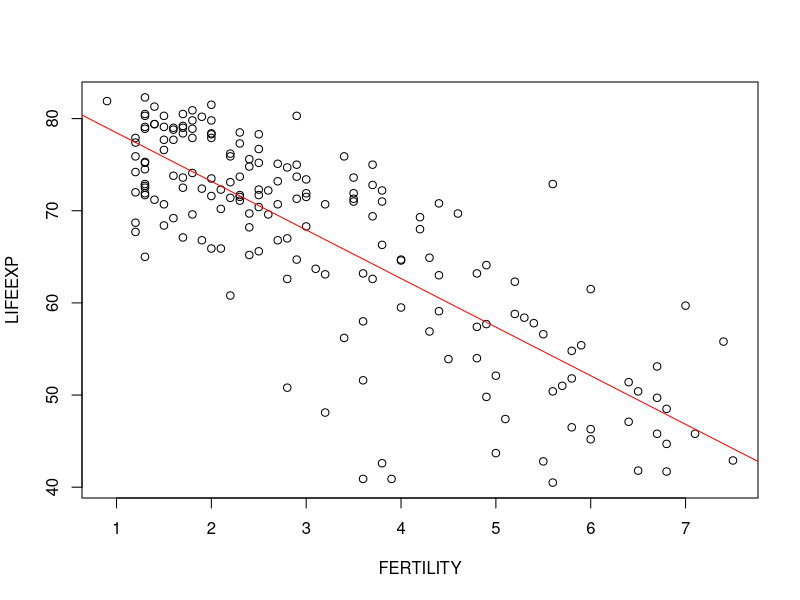
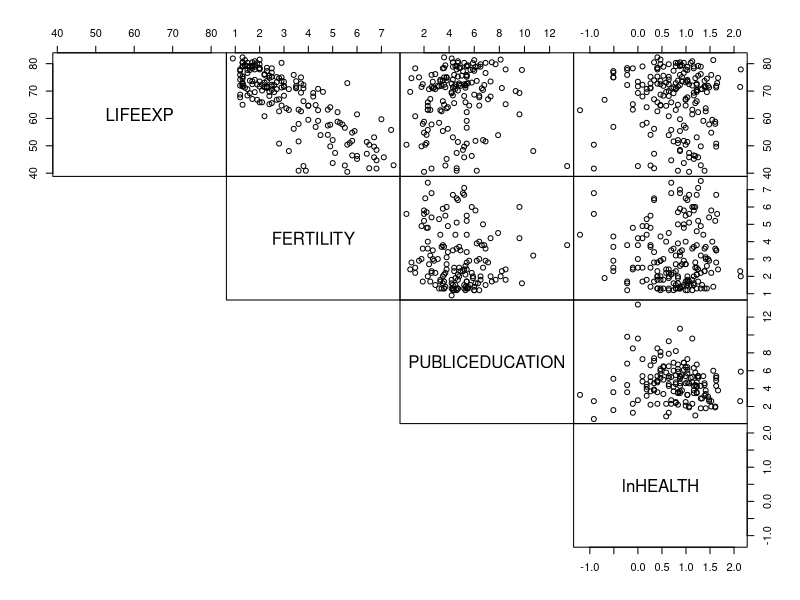

R code for these plots, in order:
# ###########################################################################
# #                                                                         #
# #                    FINAL ASSIGNMENT - QUESTION #1                       #
# #                                                                         #
# ###########################################################################

# 1. Examining the relation between y = LIFEEXP and x = FERTILITY.
# 2. Fit a linear regression model of LIFEEXP using the explanatory variable 
#    x = FERTILITY.
# 3. The United States has a FERTILITY rate of 2.0. Determine the fitted life 
#    expectancy.
# 4. Now fit a regression model on LIFEEXP using three explanatory variables, 
#    FERTILITY, PUBLICEDUCATION, and lnHEALTH (the natural logarithmic transform
#   of PRIVATEHEALTH).
#    a. Interpret the regression coefficient associated with public education.
#    b. Interpret the regression coefficient associated with health expenditures 
#       without using the logarithmic scale for expenditures.
#    c. Based on the model fit, is PUBLICEDUCATION a statistically significant 
#       variable? To respond to this question, use a formal test of hypothesis. 
#       State your null and alternative hypotheses, decision‐making criterion, 
#       and decision‐making rule.
# 7. Make an overall comment for the non‐statistician audience


setwd("~/data-sci-learning/dat201/")
df.raw = read.csv("UNLifeExpectancy.csv")

summary(df.raw)

df.raw[ is.na(df.raw$FERTILITY), ]
df.raw[ is.na(df.raw$PUBLICEDUCATION), ]

#TODO: should add some initial summary stats and cleaning

df = df.raw

# ----------------------------------------------------------------------------
# 1. Examining the relation between y = LIFEEXP and x = FERTILITY.
plot(LIFEEXP ~ FERTILITY, data = df)
cor(df$LIFEEXP, df$FERTILITY, use="complete.obs")         # -0.8067466



# ----------------------------------------------------------------------------
# 2. Fit a linear regression model of LIFEEXP using the explanatory variable 
#    x = FERTILITY.

m = lm(LIFEEXP ~ FERTILITY, data = df)
summary(m)
abline(m, col="red")



# ----------------------------------------------------------------------------
# 3. The United States has a FERTILITY rate of 2.0. Determine the fitted life 
#    expectancy.

f = data.frame(FERTILITY = 2.0)
p = predict(m, newdata=f, interval="confidence")

round(p, 2)            #   fit   lwr   upr
                       # 73.19 72.01 74.37



# ----------------------------------------------------------------------------
# 4. Now fit a regression model on LIFEEXP using three explanatory variables, 
#    FERTILITY, PUBLICEDUCATION, and lnHEALTH (the natural logarithmic transform
#   of PRIVATEHEALTH).

df$lnHEALTH = log(df$PRIVATEHEALTH)

pairs(~ LIFEEXP + FERTILITY + PUBLICEDUCATION + lnHEALTH,
      lower.panel=NULL, 
      gap=0, 
      data=df)

m2 = lm(LIFEEXP ~ FERTILITY + PUBLICEDUCATION + lnHEALTH, data=df)
m2.summ = summary(m2)
m2.summ

# ----------------------------------------------------------------------------
#    a. Interpret the regression coefficient associated with public education.

B2 = coef(m2)["PUBLICEDUCATION"]               # -0.1846076
round(B2, 3)

# According to this model, with each one-unit increase in public education we 
# expect a drop in life expectancy by 0.185 years.


# ----------------------------------------------------------------------------
#    b. Interpret the regression coefficient associated with health expenditures 
#       without using the logarithmic scale for expenditures.

# To restate our regression equation:
#            y = B0 + B1*x1 + B2*x2 + B3*log(x3)    where x3 => lnHEALTH
#
# A change in y will be calculated as: 
#      delta.y = y.new - y.old
#              = [B3 * log(x3.new)] - [B3 * log(x3.old)]
#              = B3 * [log(x3.new) - log(x3.old)]
#              = B3 * log(x3.new / x3.old)
# We can consider x3.new/x3.old as the percent change in x.  For example, a 1%
# increase in x would result in that ratio becoming 1.01.
#              = B3 * log(1.01)
#              = -0.01024474

B3 = coef(m2)["lnHEALTH"]       # -1.0296
B3 * log(1.01)                  # -0.01024474

# CONCLUSION:
# For a 1% change in health expenditure, if all other variables remain fixed, 
# the predicted change in life expectancy is reduced by 0.01 years.



# ----------------------------------------------------------------------------
#    c. Based on the model fit, is PUBLICEDUCATION a statistically significant 
#       variable? To respond to this question, use a formal test of hypothesis. 
#       State your null and alternative hypotheses, decision‐making criterion, 
#       and decision‐making rule.

# To determine the significance of PUBLICEDUCATION we begin with the assumption
# that it is not significant, that is, there is no relationship between it and 
# LIFEEXP. Therefore the slope B2 is 0.  This forms our null hypothesis.
#
#          Null Hypothesis H0: B2 = 0
#   Alternative Hypothesis Ha: B2 != 0
#
# We will perform this test with a 5% level of significance. 

alpha = 0.05

t.stat = m2.summ$coefficients[3,3]      # -0.688
p.value = m2.summ$coefficients[3,4]     #  0.493
p.value < alpha                         # FALSE

round(c("alpha"=alpha, "T"=t.stat, "P"=p.value), 3)

# Since p.value is greater than alpha, we fail to reject the null
# hypothesis.
#
# CONCLUSION:
# If we fail to reject the null hypothesis this implies that B2 is zero or, in 
# other words, is statistically insignificant and of no use in the model.  



# ----------------------------------------------------------------------------
# 7. Make an overall comment for the non‐statistician audience

